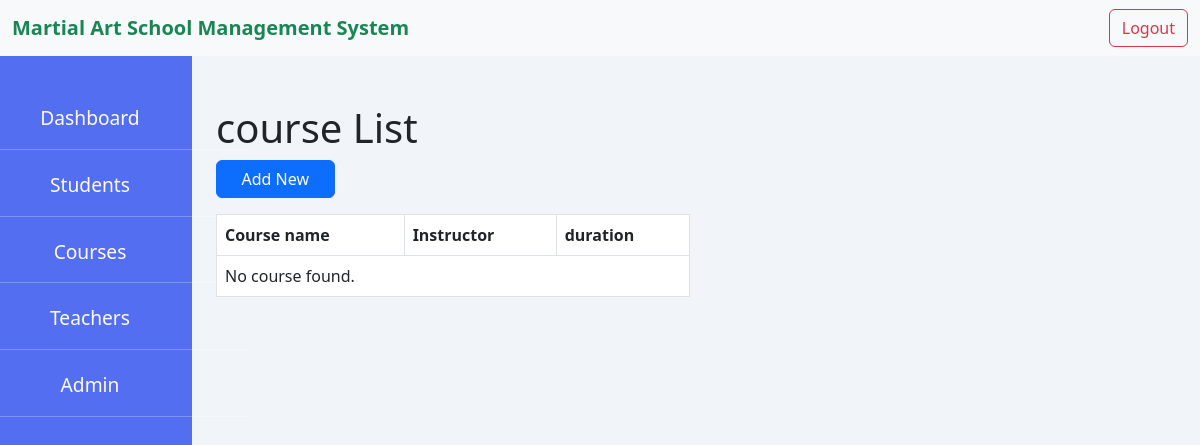
/course/, run on an earlier commit of the app's database.
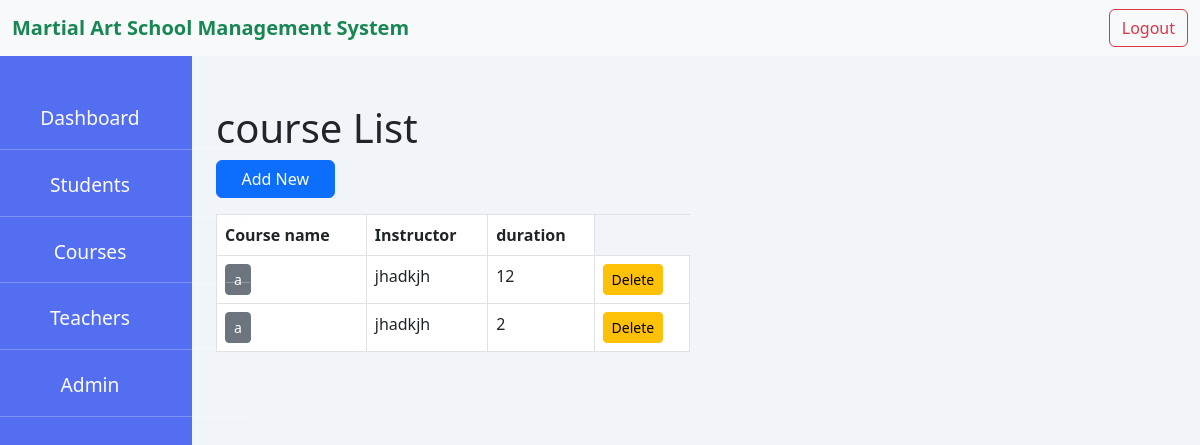
And on a later commit of the database.
### main/models.py (models this page shows, shortened)
class Course(models.Model):
    course_name = models.CharField(max_length=255)
    instructor = models.ForeignKey(Teacher, on_delete=models.CASCADE)
    duration = models.IntegerField()

class Teacher(models.Model):
    name = models.CharField(max_length=255)
    surname = models.CharField(max_length=255)
    birthdate = models.DateField(null=True, blank=True)
    street_nr = models.CharField(max_length=255)

### main/views.py (the view)
# urls.py: path('course/', list_course, name='course_list'),
def list_course(request):
    qs = Course.objects.all()
    context = {'records': qs, 'record_type': 'course',
               'create_url': 'course_create', 'update_url': 'course_update', 'delete_url': 'course_delete'}
    return render(request, 'record_list.html', context)

### main/templates/record_list.html (shortened to what this page needs)
{% extends 'base.html' %}
{% block body %}
<div class="col-6">
  <h1>{{ record_type }} List</h1>
  <a type="button" class="btn btn-primary w-25" hx-get="{% url create_url %}" hx-target="#create">Add New</a>
  <table class="table table-bordered mt-3">
    <thead>
      <tr>
        {% if record_type == "course" %}
        <th scope="col">Course name</th>
        <th scope="col">Instructor</th>
        <th scope="col">duration</th>
        {% else %}
        <th scope="col">Name</th>
        <th scope="col">Surname</th>
        <th scope="col">Birthdate</th>
        <th scope="col">Street/Nr</th>
      {% endif %}
      </tr>
    </thead>
    <tbody>
      {% for record in records %}
      <tr>
        {% if record_type == "course" %}
                 <td><a class="btn btn-secondary btn-sm"
               hx-get="{% url update_url record.id %}"
               hx-target="#create"> {{ record.course_name }} </a>
          <td>
         {{ record.instructor.name }}
        </td>
        <td>
         {{ record.duration }}
        </td>
          {% endif %}
        <td>
        <form method="POST" action="{% url delete_url record.id %}">
        <button type="submit" class="btn btn-warning btn-sm">Delete</button>
        </form>
        </td>
      </tr>
      {% empty %}
      <tr>
        <td colspan="4">No {{ record_type }} found.</td>
      </tr>
      {% endfor %}
    </tbody>
  </table>
</div>
<div class="col-6" id="create">
</div>
{% endblock %}

What changed in the data, as far as the page shows it:
added Course: course_name "a", instructor.name "jhadkjh", duration "12"
added Course: course_name "a", instructor.name "jhadkjh", duration "2"
Also different on the page:
{{ record_type }}: "course" → (not shown)
text no longer shown: "No found."
